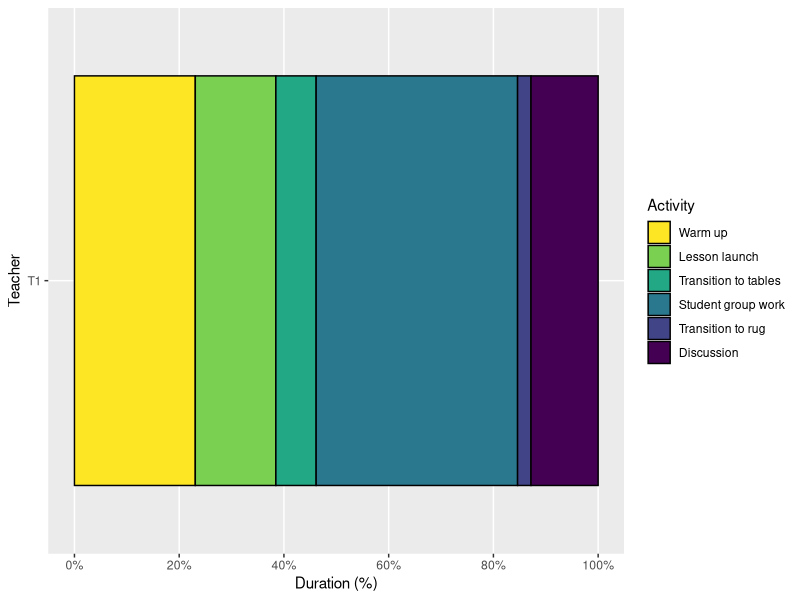

This figure's R source:
## ---- chunk 1
knitr::opts_chunk$set(echo = TRUE)
## ---- chunk 2
# Libraries
library(tidyverse)
## ---- chunk 3
tribble(
  ~school, ~teacher, ~act,                   ~time,
  "S2",    "T1",     "Warm up",              9,
  "S2",    "T1",     "Lesson launch",        6,
  "S2",    "T1",     "Transition to tables", 3,
  "S2",    "T1",     "Student group work",   15,
  "S2",    "T1",     "Transition to rug",    1,
  "S2",    "T1",     "Discussion",           5
) %>%
  group_by(school, teacher) %>% 
  mutate(
   time = time / sum(time)
  ) %>%
  ungroup %>% 
  mutate(
    act = act %>% fct_inorder() %>% fct_rev()
  ) %>% 
  ggplot(aes(teacher, time, fill = act)) +
  geom_col(position = "stack", color = "black") +
  scale_y_continuous(
    breaks = seq(0, 1, 0.2),
    minor_breaks = NULL,
    labels = scales::percent_format(accuracy = 1)
  ) +
  scale_fill_viridis_d() +
  guides(fill = guide_legend(reverse = T)) +
  coord_flip() +
  labs(
    x = "Teacher",
    y = "Duration (%)",
    fill = "Activity"
  )
